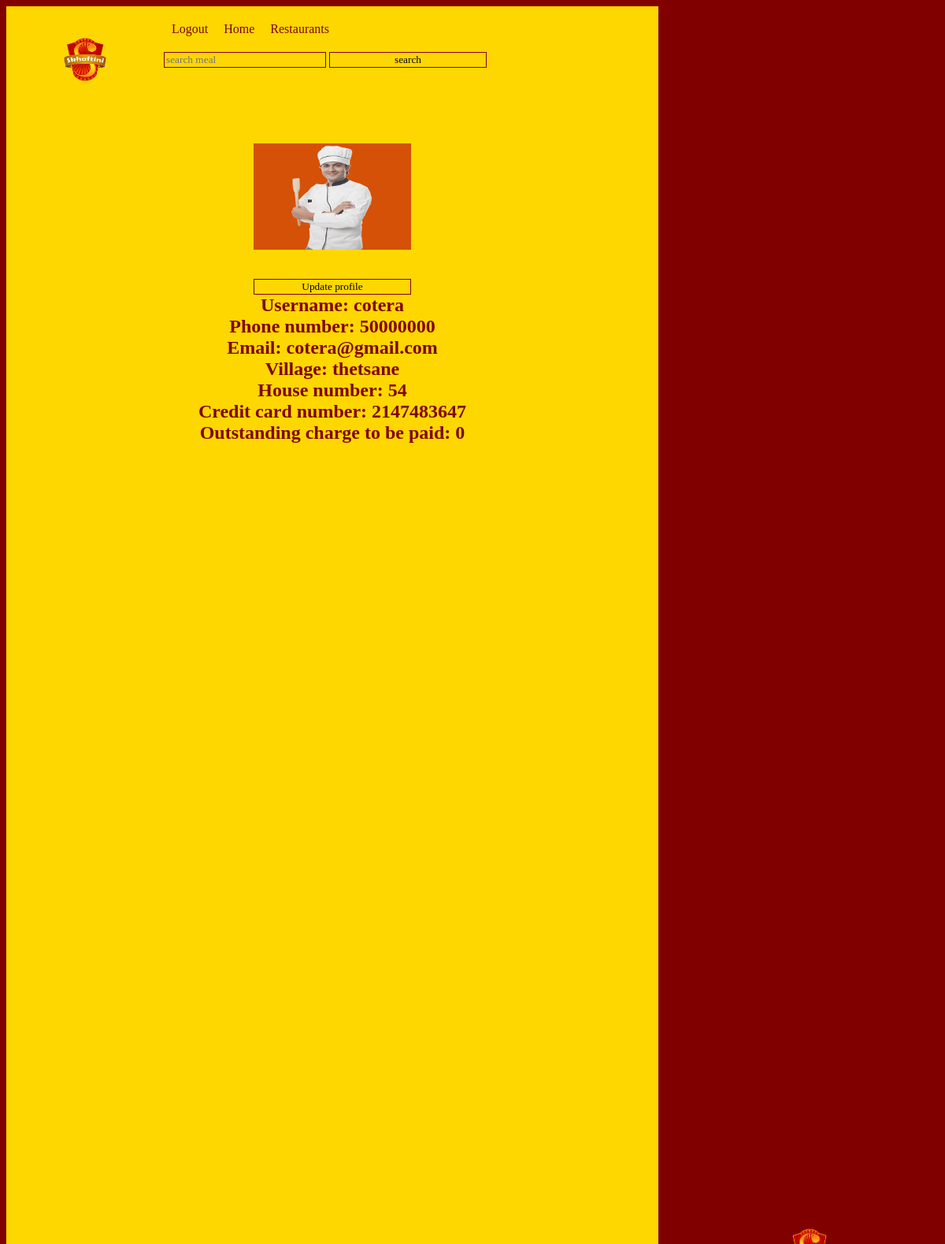
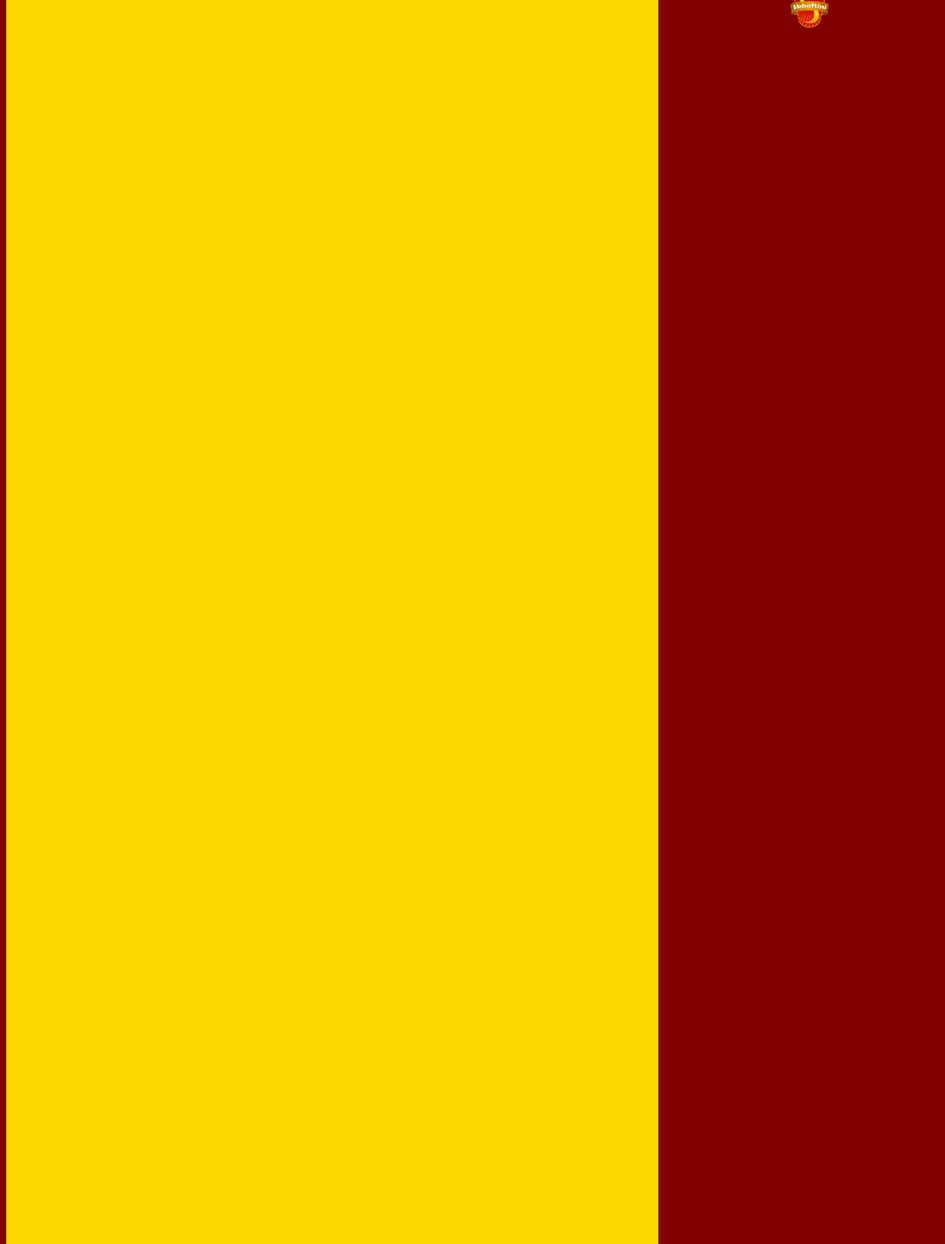
The app's page /profile.php (signed in) with its own data (2 pictures, top to bottom).
### tables this page shows
CREATE TABLE `user_registration` (
  `PHONE_NUMBER` int(8) NOT NULL,
  `EMAIL` varchar(320) NOT NULL,
  `NAME` varchar(80) NOT NULL,
  `HOUSE_NUMBER` int(70) NOT NULL,
  `PASSWORD` varchar(94) NOT NULL,
  `TYPE_OF_USER` varchar(15) NOT NULL,
  `IMAGE` varchar(255) NOT NULL,
  `STATUS` varchar(10) NOT NULL,
  `CREDIT_CARD` int(16) NOT NULL,
  `CHARGE` int(11) NOT NULL,
  `DATE_ACCOUNT_CREATED` date NOT NULL DEFAULT current_timestamp()
);

CREATE TABLE `user_address` (
  `HOUSE_NUMBER` int(70) NOT NULL,
  `STREET` varchar(30) NOT NULL,
  `CITY` varchar(30) NOT NULL,
  `DISTRICT` varchar(30) NOT NULL,
  `POSTAL_CODE` int(3) NOT NULL,
  `VILLAGE` varchar(50) NOT NULL
);

### profile.php (the view, shortened to what this page needs)
<?php
$DATABASE_HOST = 'localhost';
$DATABASE_USER = 'root';
$DATABASE_PASS = '';
$DATABASE_NAME = 'skhaftini';
$con = mysqli_connect($DATABASE_HOST, $DATABASE_USER, $DATABASE_PASS, $DATABASE_NAME);
$stmt = $con->prepare('SELECT EMAIL,NAME,user_address.HOUSE_NUMBER,PHONE_NUMBER,IMAGE,CREDIT_CARD,CHARGE,VILLAGE FROM user_registration join user_address on
user_address.HOUSE_NUMBER = user_registration.HOUSE_NUMBER and PHONE_NUMBER = ?');
$user = $_SESSION['id'];
$stmt->bind_param('i', $user);
$stmt->execute();
$stmt->bind_result($email,$name,$houseno,$phone,$image,$card,$charge,$village);
?>
<!DOCTYPE html>
<html>
<head>
<link rel="stylesheet" href="skhaftini.css" />
</head>
<body>
<header>
<nav>
<a href="home.php"><img src="skaftini png-13.png" alt="logo" width="200px" height="135px" /></a>
<nav>
<a href="logout.php">Logout</a>
<a href="home.php">Home</a>
<a href="restaurants.php">Restaurants</a>
<form action="search.php" method="get">
<input type="text" placeholder="search meal" name="search"/>
<input type="submit" value="search" name="submit" />
</form>
</nav>
</nav>
</header>
<section id="restaurantsection">
<h2>
<p><?php echo "<img src='uploaded1/".$image." ' width='200px' height='135px'>";?></p>
<form action="updateprofile.php" method="post" enctype="multipart/form-data" id="meal">
<input type="submit" value="Update profile" name="submit" id="order"/>
</form>
Username: <?php echo $_SESSION['name']?>
<br>
Phone number: <?php echo $_SESSION['id']?>
<br>
Email: <?php echo $email?>
<br>
Village: <?php echo $village?>
<br>
House number: <?php echo $houseno?>
<br>
Credit card number: <?php echo $card?>
<br>
Outstanding charge to be paid: <?php echo $charge?>
</h2>
</section>
<aside id="restaurantaside">
</aside>
</body>
</html>

### skhaftini.css (style rules this page uses)
body { height:100% auto; width:100%; background-color:maroon; background-image:url("skaftini png-13.png"); background-size: 50%; background-position:center; background-repeat:no-repeat; background-attachment:fixed; font-family:Forte; }
body header { position:fixed; min-height: 80px; max-height:100px; width:68.9%; background-color: gold; float:left; padding-bottom:50px; }
body header nav img { float:left; }
body header nav nav { padding-top:10px; }
header nav nav a { float:left; margin: 10px; text-decoration:none; color: maroon; background-color: gold; }
header nav nav form { padding-top:10px; float: left; position:relative; }
a { font-family:Forte; }
section h1, h2 { color:maroon; }
#restaurantsection { padding-top:150px; min-height: 3000px; max-height: auto; float:left; width:69%; background-color:gold; text-align:center; }
aside { position:fixed; width:49.3%; height:100%; margin-right:40%; background-color:maroon; color:gold; }
#restaurantaside { position:fixed; width:30%; height:100%; margin-left:70%; margin-top:0px; background-color:maroon; float:right; background-image:url("skaftini png-13.png"); background-size: 50%; background-position:center; background-repeat:no-repeat; }
input { width:200px; background-color:gold; font-family:Forte; border:1px solid maroon; }

### records on screen
user_registration: IMAGE (picture), EMAIL "cotera@gmail.com", user_address.VILLAGE "thetsane", user_address.HOUSE_NUMBER "54", CREDIT_CARD "2147483647", CHARGE "0"

### other values on screen
$_SESSION['name'] "cotera"
$_SESSION['id'] "50000000"
